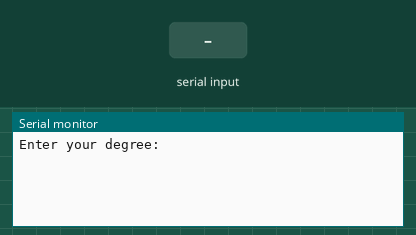
Bench run of a sketch on a simulated Arduino Uno, built with avr-gcc and run on an emulated ATmega328P. On the bench: the last lines printed to the serial monitor. Inputs (shaded band) come from the test bench.

Above: at 1.2 s.
1.3 s: "90,45\n" received over Serial
At 2.2 s:
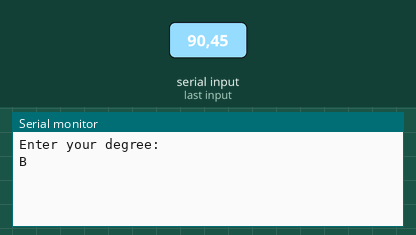
2.8 s: "60\n" received over Serial
At 3.3 s:
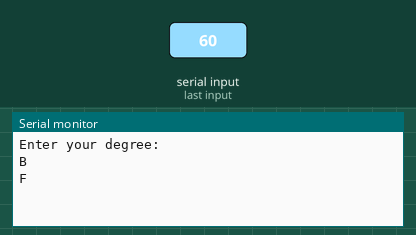
4.3 s: "70\n" received over Serial
At 5.5 s:
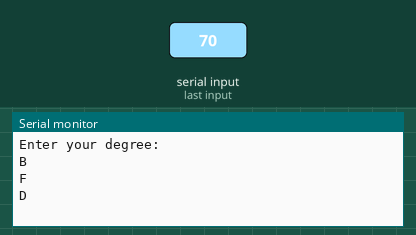
5.8 s: "80\n" received over Serial
At 6.8 s:
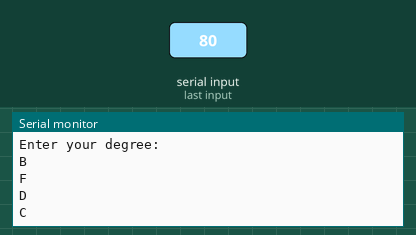
7.3 s: "100\n" received over Serial
At 8.0 s:
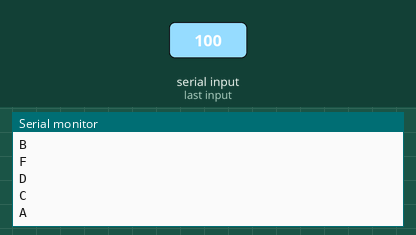

Measured:
- after the input at 1.3 s, the serial monitor: prints a new line at once (image 1)
- after the input at 2.8 s, the serial monitor: prints a new line at once (image 2)
- after the input at 4.3 s, the serial monitor: prints a new line at once (image 3)
- after the input at 5.8 s, the serial monitor: prints a new line at once (image 4)
- after the input at 7.3 s, the serial monitor: prints a new line at once (image 5)

The sketch:

Switch.ino
```cpp
#include <Arduino.h>

int degree, input;

void setup() {

  Serial.begin(9600);
 Serial.println("Enter your degree:");
}

void loop() {
if (Serial.available()>0){
  degree = Serial.parseInt();
  switch (degree) {
    case 60:
      Serial.println("F");
      break;
    case 70:
      Serial.println("D");
      break;
    case 80:
      Serial.println("C");
      break;
    case 90:
      Serial.println("B");
      break;
    case 100:
      Serial.println("A");
      break;
  }
  }
}
```
